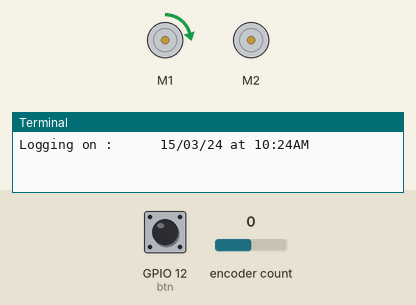
A program run on a simulated Raspberry Pi (BCM pin numbers). Shown: 2 × DC motor (green arrow = forward, orange = backward, longer = faster), the last lines printed to the terminal. Inputs (shaded band) come from the test bench; at power-on: GPIO 12 (btn) HIGH, encoder count 0. The clock reads 2024-03-15 10:24:30 at power-on unless the program sets it; motors are numbered in the order the program creates them (left before right in a Robot); threads take turns every 2 ms. At 9.0 s the program stops and its outputs stay as they are.

Above: at 1.2 s.
1.3 s: GPIO 12 (btn) pulled LOW for 0.15 s
At 1.87 s:
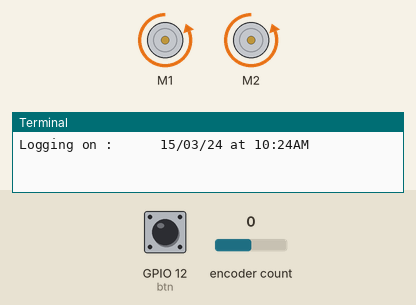
4.3 s: encoder count set to 1
7.3 s: encoder count set to 5
At 8.3 s:
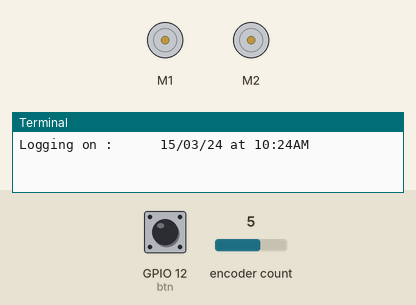
9.0 s: GPIO 12 (btn) pulled LOW for 1 s
At 9.6 s:
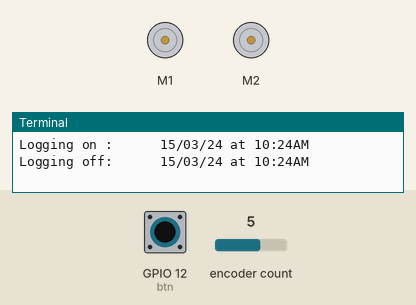
Timing chart, 0 to 10.5 s (numbered marks = the images above; inputs shaded):
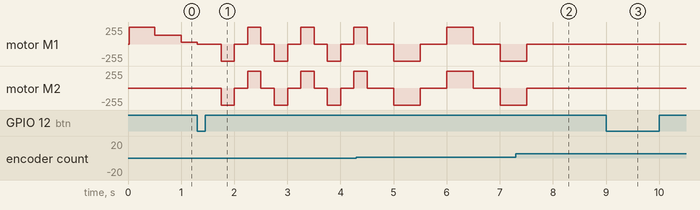

Measured:
- after the input at 7.3 s, motor M1, motor M2: goes on until 7.5 s, then stays stopped
- after the input at 9.0 s, motor M1, motor M2: stays stopped (without the input it goes to forward 255/255 after 0.00 s)

The program:

Motor_Threading.py
```python
from gpiozero import Button, Motor, RotaryEncoder
from signal import pause
import threading
import sys

import time
from time import strftime


# Right:(Forward,Backward).(GPIO22,GPIO23)
# Left :(Forward,Backward).(GPIO27,GPIO24)

print("Logging on :     ", strftime("%d/%m/%y at %I:%M%p"))


motorR, motorL = Motor(22, 23), Motor(27, 24)
stgenum, x, n, i = 0, 0, None, 1
btn = Button(12, hold_time = 3, bounce_time = 0.2) #formally 25
encoder, MIN_VALUE, MAX_VALUE = RotaryEncoder(a=6, b=5, max_steps=0), 1, 8
encoder.steps = MIN_VALUE

def pressed():
    global stgenum, x
    mtr(0.0,0.0)
    stgenum += 1
    x = 0

def mtr(spdl,spdr):
    if isinstance(spdr, float):
        if spdr > 0:   motorR.forward(spdr)
        elif spdr < 0: motorR.backward(abs(spdr))
        else:          motorR.stop()
    if isinstance(spdl, float):
        if spdl > 0:   motorL.forward(spdl)
        elif spdl < 0: motorL.backward(abs(spdl))
        else:          motorL.stop()

def mtrseq(seq, disp):
        global x
        mtr(seq[x][0],seq[x][1])
        time.sleep(disp)
        if x < (len(seq)-1): x += 1
        else: x = 0

def rotary_callback():
    if encoder.steps < MIN_VALUE:
        encoder.steps = MIN_VALUE
    elif encoder.steps > MAX_VALUE:
        encoder.steps = MAX_VALUE

def MtrFunct():
    global n, stgenum
    while True:
        if stgenum == 0:
            inptseq = ((0.0,1.0),(n,0.5),(n,0.1),(n,-1.0),(1.0,0.0),(0.5,n),(0.1,n),(-1.0,n))
            mtrseq(inptseq, 0.5)
        elif stgenum == 1:
            inptseq = ((1.0,1.0),(0.0,0.0),(-1.0,-1.0),(0.0,0.0))
            mtrseq(inptseq, (encoder.steps/4.0))
        else:
            print("Logging off:     ", strftime("%d/%m/%y at %I:%M%p"))
            break


btn.when_pressed = pressed
encoder.when_rotated = rotary_callback

Mtr_thread = threading.Thread(target=MtrFunct)
Mtr_thread.start()


Mtr_thread.join()
```
